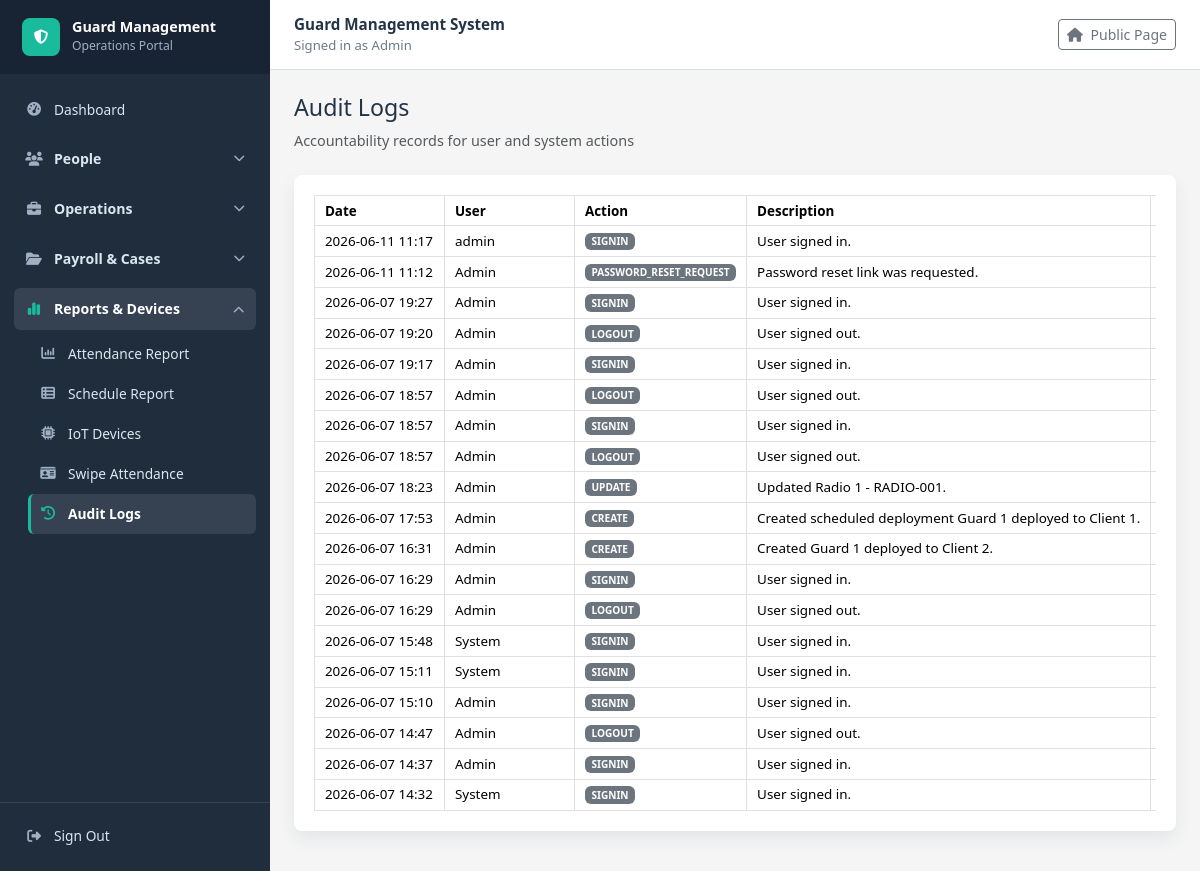
The app's page /audit-logs/ (signed in) with its own data.
### guardmanagementsystem/models.py (models this page shows, shortened)
class AuditLog(models.Model):
    action_id = models.AutoField(primary_key=True)
    user = models.ForeignKey(
        settings.AUTH_USER_MODEL,
        on_delete=models.SET_NULL,
        null=True,
        blank=True
    )
    action = models.CharField(max_length=100)
    description = models.TextField()
    ip_address = models.GenericIPAddressField(null=True, blank=True)
    created_at = models.DateTimeField(auto_now_add=True)

### guardmanagementsystem/views.py (the view)
# urls.py: path("audit-logs/", views.audit_log_list, name="audit_log_list"),
@login_required
def audit_log_list(request):
    logs = AuditLog.objects.select_related("user").order_by("-created_at")[:200]
    return render(request, "guardmanagementsystem/audit_log_list.html", {
        "logs": logs
    })

### guardmanagementsystem/templates/guardmanagementsystem/audit_log_list.html
{% extends "guardmanagementsystem/base.html" %}
{% block content %}
<div class="d-flex justify-content-between align-items-center mb-4">
    <div>
        <h2>Audit Logs</h2>
        <p class="text-muted mb-0">Accountability records for user and system actions</p>
    </div>
</div>
<div class="table-card">
    <div class="table-responsive">
        <table class="table table-hover table-bordered align-middle mb-0">
            <thead>
                <tr>
                    <th>Date</th>
                    <th>User</th>
                    <th>Action</th>
                    <th>Description</th>
                    <th>IP Address</th>
                </tr>
            </thead>
            <tbody>
                {% for log in logs %}
                    <tr>
                        <td>{{ log.created_at|date:"Y-m-d H:i" }}</td>
                        <td>{{ log.user.username|default:"System" }}</td>
                        <td><span class="badge bg-secondary">{{ log.action }}</span></td>
                        <td>{{ log.description }}</td>
                        <td>{{ log.ip_address|default:"-" }}</td>
                    </tr>
                {% empty %}
                    <tr>
                        <td colspan="5" class="text-center text-muted py-4">No audit logs found.</td>
                    </tr>
                {% endfor %}
            </tbody>
        </table>
    </div>
</div>
{% endblock %}

### guardmanagementsystem/templates/guardmanagementsystem/base.html (shortened to what this page needs)
<!doctype html>
<html lang="en">
<head>
    <link href="https://cdn.jsdelivr.net/npm/bootstrap@5.3.3/dist/css/bootstrap.min.css" rel="stylesheet">
    <link href="https://cdnjs.cloudflare.com/ajax/libs/font-awesome/6.5.2/css/all.min.css" rel="stylesheet">
</head>
<body>
    {% with current_url=request.resolver_match.url_name %}
    <div class="app-layout">
        <aside class="sidebar">
            <div class="d-flex align-items-center justify-content-between">
                <a class="sidebar-brand flex-grow-1" href="{% url 'dashboard' %}">
                    <span class="brand-mark"><i class="fa fa-shield-halved"></i></span>
                    <span>
                        <span class="brand-title">Guard Management</span>
                        <span class="brand-subtitle">Operations Portal</span>
                    </span>
                </a>
            </div>
            <nav id="sidebarNav" class="sidebar-nav collapse d-lg-block">
                <a class="sidebar-link {% if current_url == 'dashboard' %}active{% endif %}" href="{% url 'dashboard' %}">
                    <i class="fa fa-gauge-high"></i> Dashboard
                </a>
                <div class="sidebar-module">
                    <button class="module-toggle" type="button" data-bs-toggle="collapse" data-bs-target="#peopleModule" aria-controls="peopleModule" aria-expanded="{% if current_url in 'supervisor_list supervisor_add supervisor_edit supervisor_delete guard_list guard_add guard_edit guard_delete client_list client_add client_edit client_delete' %}true{% else %}false{% endif %}">
                        <span class="module-title"><i class="fa fa-users"></i> People</span>
                        <i class="fa fa-chevron-down module-chevron"></i>
                    </button>
                </div>
                <div class="sidebar-module">
                    <button class="module-toggle" type="button" data-bs-toggle="collapse" data-bs-target="#operationsModule" aria-controls="operationsModule" aria-expanded="{% if current_url in 'deployment_list deployment_add deployment_edit deployment_delete program_guard attendance_list attendance_add attendance_edit attendance_delete shift_list shift_add shift_edit shift_delete shift_import schedule_csv_template asset_list asset_add asset_edit asset_delete' %}true{% else %}false{% endif %}">
                        <span class="module-title"><i class="fa fa-briefcase"></i> Operations</span>
                        <i class="fa fa-chevron-down module-chevron"></i>
                    </button>
                </div>
                <div class="sidebar-module">
                    <button class="module-toggle" type="button" data-bs-toggle="collapse" data-bs-target="#payrollCasesModule" aria-controls="payrollCasesModule" aria-expanded="{% if current_url in 'salary_list salary_add salary_edit salary_delete salary_payslip_general salary_payslip_individual advance_request_list advance_request_add advance_request_edit advance_request_delete incident_list incident_add incident_edit incident_delete incident_pdf_report disciplinary_action_list disciplinary_action_add disciplinary_action_edit disciplinary_action_delete' %}true{% else %}false{% endif %}">
                        <span class="module-title"><i class="fa fa-folder-open"></i> Payroll & Cases</span>
                        <i class="fa fa-chevron-down module-chevron"></i>
                    </button>
                </div>
                <div class="sidebar-module">
                    <button class="module-toggle" type="button" data-bs-toggle="collapse" data-bs-target="#reportsDevicesModule" aria-controls="reportsDevicesModule" aria-expanded="{% if current_url in 'attendance_query_report schedule_report schedule_report_csv_export iot_device_list iot_device_add iot_device_edit iot_device_delete iot_swipe_attendance audit_log_list' %}true{% else %}false{% endif %}">
                        <span class="module-title"><i class="fa fa-chart-simple"></i> Reports & Devices</span>
                        <i class="fa fa-chevron-down module-chevron"></i>
                    </button>
                    <div id="reportsDevicesModule" class="collapse {% if current_url in 'attendance_query_report schedule_report schedule_report_csv_export iot_device_list iot_device_add iot_device_edit iot_device_delete iot_swipe_attendance audit_log_list' %}show{% endif %}">
                        <div class="module-menu">
                            <a class="sidebar-link {% if current_url == 'attendance_query_report' %}active{% endif %}" href="{% url 'attendance_query_report' %}">
                                <i class="fa fa-chart-column"></i> Attendance Report
                            </a>
                            <a class="sidebar-link {% if current_url in 'schedule_report schedule_report_csv_export' %}active{% endif %}" href="{% url 'schedule_report' %}">
                                <i class="fa fa-table-list"></i> Schedule Report
                            </a>
                            <a class="sidebar-link {% if current_url in 'iot_device_list iot_device_add iot_device_edit iot_device_delete' %}active{% endif %}" href="{% url 'iot_device_list' %}">
                                <i class="fa fa-microchip"></i> IoT Devices
                            </a>
                            <a class="sidebar-link {% if current_url == 'iot_swipe_attendance' %}active{% endif %}" href="{% url 'iot_swipe_attendance' %}">
                                <i class="fa fa-id-card"></i> Swipe Attendance
                            </a>
                            <a class="sidebar-link {% if current_url == 'audit_log_list' %}active{% endif %}" href="{% url 'audit_log_list' %}">
                                <i class="fa fa-clock-rotate-left"></i> Audit Logs
                            </a>
                        </div>
                    </div>
                </div>
            </nav>
            <div class="sidebar-footer">
                {% if request.user.is_authenticated %}
                    <a class="sidebar-link" href="{% url 'signout' %}">
                        <i class="fa fa-right-from-bracket"></i> Sign Out
                    </a>
                {% else %}
                    <a class="sidebar-link" href="{% url 'signin' %}">
                        <i class="fa fa-right-to-bracket"></i> Sign In
                    </a>
                {% endif %}
            </div>
        </aside>
        <div class="main-panel">
            <header class="topbar">
                <div>
                    <p class="topbar-title">Guard Management System</p>
                    <div class="topbar-user">
                        {% if request.user.is_authenticated %}
                            Signed in as {{ request.user.username }}
                        {% else %}
                            Staff portal
                        {% endif %}
                    </div>
                </div>
                <a class="btn btn-sm btn-outline-secondary" href="{% url 'welcome' %}">
                    <i class="fa fa-house me-1"></i> Public Page
                </a>
            </header>
            <main class="container-fluid page-shell content-area">
                {% block content %}{% endblock %}
            </main>
        </div>
    </div>
    {% endwith %}
</body>
</html>

### guardmanagementsystem/templates/guardmanagementsystem/base.html (style rules this page uses)
:root { --brand: #1abb9c; --brand-dark: #117e69; --line: #d8e0e8; --muted: #6c7a89; --sidebar-bg: #1f2d3d; --sidebar-bg-dark: #182433; --sidebar-active: #1abb9c; }
body { background: whitesmoke; color: #243447; font-size: 0.9rem; min-height: 100vh; }
h2 { font-size: 1.45rem; }
.btn, .form-control, .form-select, .table, .dropdown-menu { font-size: 0.88rem; }
.app-layout { display: flex; min-height: 100vh; }
.sidebar { background: var(--sidebar-bg); color: #dce6ef; display: flex; flex-direction: column; flex: 0 0 270px; min-height: 100vh; position: sticky; top: 0; }
.sidebar-brand { align-items: center; background: var(--sidebar-bg-dark); color: #fff; display: flex; gap: 12px; min-height: 70px; padding: 18px 22px; text-decoration: none; }
.brand-mark { align-items: center; background: var(--sidebar-active); border-radius: 8px; display: inline-flex; height: 38px; justify-content: center; width: 38px; }
.brand-title { display: block; font-size: 0.9rem; font-weight: 800; line-height: 1.15; }
.brand-subtitle { color: #9fb0c2; display: block; font-size: 0.76rem; margin-top: 2px; }
.sidebar-nav { overflow-y: auto; padding: 16px 14px 22px; }
.sidebar-module { margin-top: 8px; }
.module-toggle { align-items: center; background: transparent; border: 0; border-radius: 6px; color: #dce6ef; display: flex; font-weight: 700; gap: 11px; justify-content: space-between; min-height: 42px; padding: 9px 11px; text-align: left; width: 100%; font-size: 0.88rem; }
.module-toggle:hover, .module-toggle[aria-expanded="true"] { background: rgba(255, 255, 255, 0.1); color: #fff; }
.module-title { align-items: center; display: inline-flex; gap: 11px; }
.module-title i { color: #9fb0c2; text-align: center; width: 18px; }
.module-toggle[aria-expanded="true"] .module-title i { color: var(--sidebar-active); }
.module-chevron { color: #9fb0c2; font-size: 0.72rem; transition: transform 0.15s ease; }
.module-toggle[aria-expanded="true"] .module-chevron { transform: rotate(180deg); }
.module-menu { padding: 4px 0 8px 14px; }
.sidebar-link { align-items: center; border-radius: 6px; color: #dce6ef; display: flex; gap: 11px; min-height: 40px; padding: 9px 11px; text-decoration: none; font-size: 0.86rem; }
.sidebar-link i { color: #9fb0c2; text-align: center; width: 18px; }
.sidebar-link:hover, .sidebar-link.active { background: rgba(255, 255, 255, 0.1); color: #fff; }
.sidebar-link.active { border-left: 3px solid var(--sidebar-active); font-weight: 700; padding-left: 8px; }
.sidebar-link.active i { color: var(--sidebar-active); }
.sidebar-footer { border-top: 1px solid rgba(255, 255, 255, 0.1); margin-top: auto; padding: 14px; }
.main-panel { display: flex; flex: 1 1 auto; flex-direction: column; min-width: 0; }
.topbar { align-items: center; background: #fff; border-bottom: 1px solid var(--line); display: flex; justify-content: space-between; min-height: 70px; padding: 0 24px; }
.topbar-title { font-size: 0.95rem; font-weight: 800; margin: 0; }
.topbar-user { color: var(--muted); font-size: 0.82rem; }
.page-shell { padding: 24px 24px 40px; }
.content-area { flex: 1 1 auto; }
.table-card { background: #fff; border-radius: 8px; padding: 20px; box-shadow: 0 8px 18px rgba(31, 45, 61, 0.08); }
.table { font-size: 0.84rem; line-height: 1.25; margin-bottom: 0; table-layout: auto; width: 100%; }
.table-responsive { overflow-x: auto; }
.table-responsive > .table, .dataTable { min-width: max-content; }
.table th, .table td { padding: 0.38rem 0.62rem; vertical-align: middle; }
.table th { min-width: 130px; white-space: nowrap; }
.table td { min-width: 110px; overflow-wrap: anywhere; }
.table th.text-end, .table td.text-end, .table th:last-child, .table td:last-child { min-width: 105px; white-space: nowrap; }

### records on screen
AuditLog: created_at "2026-06-11 11:17", user.username "admin", action "SIGNIN", description "User signed in."
AuditLog: created_at "2026-06-11 11:12", user.username "Admin", action "PASSWORD_RESET_REQUEST", description "Password reset link was requested."
AuditLog: created_at "2026-06-07 19:27", user.username "Admin", action "SIGNIN", description "User signed in."
AuditLog: created_at "2026-06-07 19:20", user.username "Admin", action "LOGOUT", description "User signed out."
AuditLog: created_at "2026-06-07 19:17", user.username "Admin", action "SIGNIN", description "User signed in."
AuditLog: created_at "2026-06-07 18:57", user.username "Admin", action "LOGOUT", description "User signed out."
AuditLog: created_at "2026-06-07 18:57", user.username "Admin", action "SIGNIN", description "User signed in."
AuditLog: created_at "2026-06-07 18:57", user.username "Admin", action "LOGOUT", description "User signed out."
AuditLog: created_at "2026-06-07 18:23", user.username "Admin", action "UPDATE", description "Updated Radio 1 - RADIO-001."
AuditLog: created_at "2026-06-07 17:53", user.username "Admin", action "CREATE", description "Created scheduled deployment Guard 1 deployed to Client 1."
AuditLog: created_at "2026-06-07 16:31", user.username "Admin", action "CREATE", description "Created Guard 1 deployed to Client 2."
AuditLog: created_at "2026-06-07 16:29", user.username "Admin", action "SIGNIN", description "User signed in."
AuditLog: created_at "2026-06-07 16:29", user.username "Admin", action "LOGOUT", description "User signed out."
AuditLog: created_at "2026-06-07 15:48", user.username "System", action "SIGNIN", description "User signed in."
AuditLog: created_at "2026-06-07 15:11", user.username "System", action "SIGNIN", description "User signed in."
AuditLog: created_at "2026-06-07 15:10", user.username "Admin", action "SIGNIN", description "User signed in."
AuditLog: created_at "2026-06-07 14:47", user.username "Admin", action "LOGOUT", description "User signed out."
AuditLog: created_at "2026-06-07 14:37", user.username "Admin", action "SIGNIN", description "User signed in."
AuditLog: created_at "2026-06-07 14:32", user.username "System", action "SIGNIN", description "User signed in."

### other values on screen
{{ request.user.username }} "Admin"
